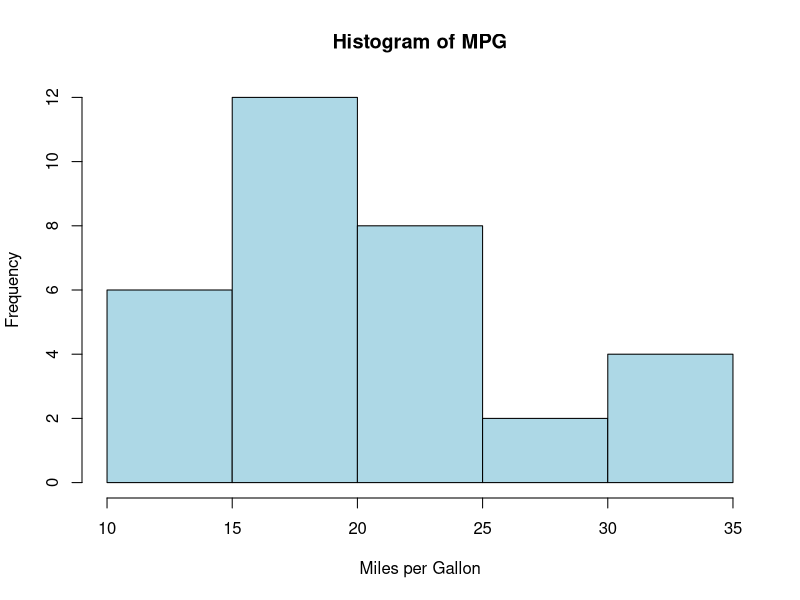
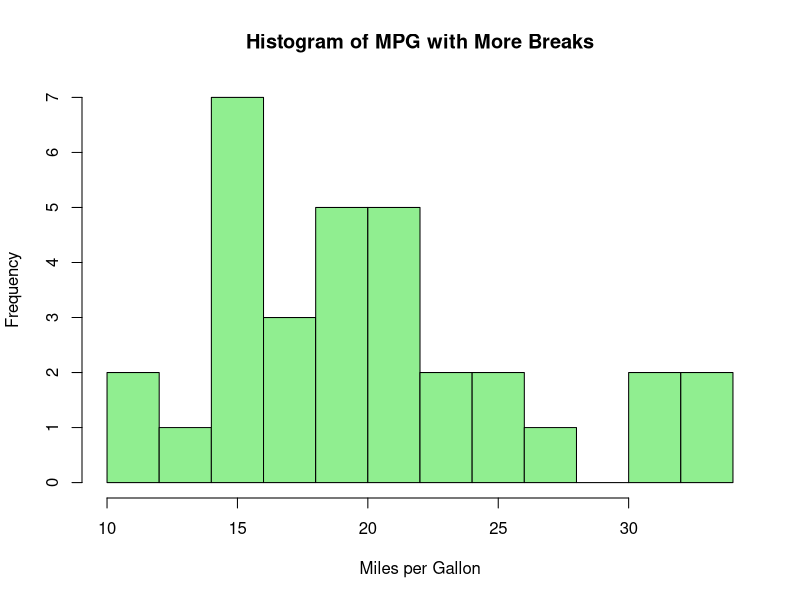
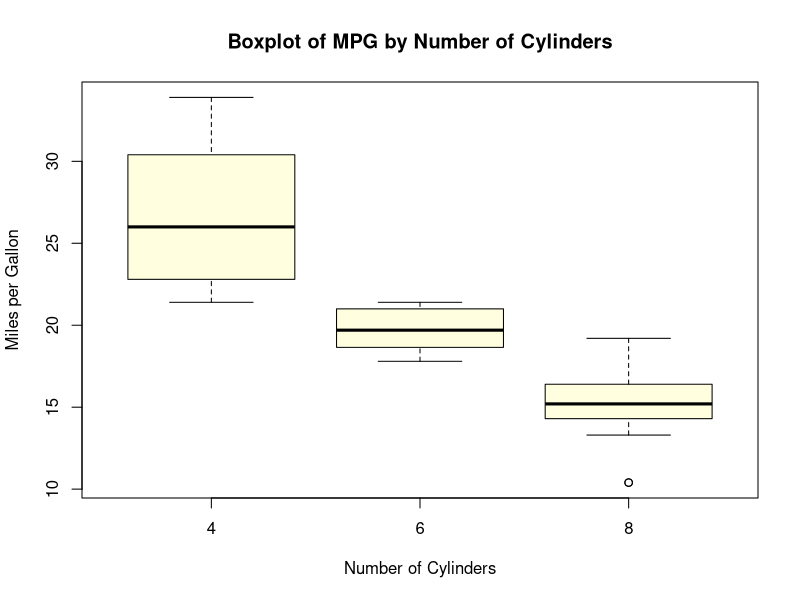
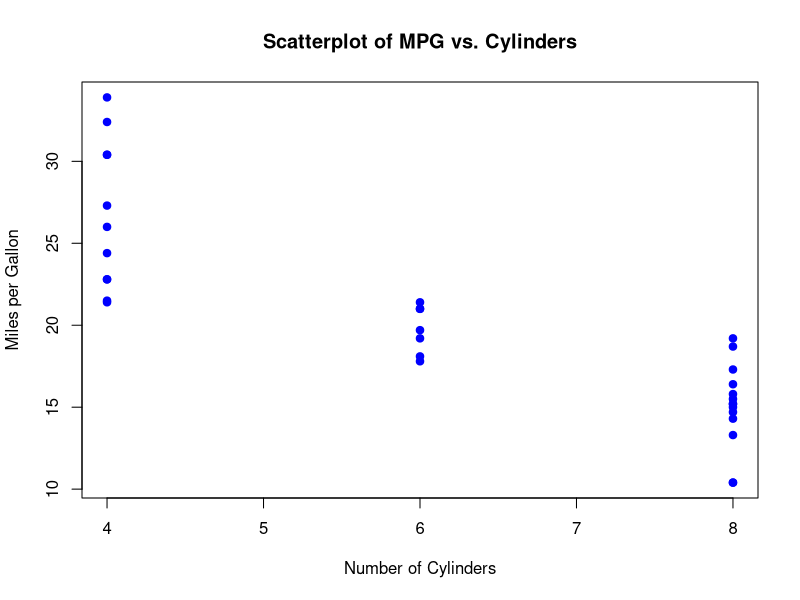
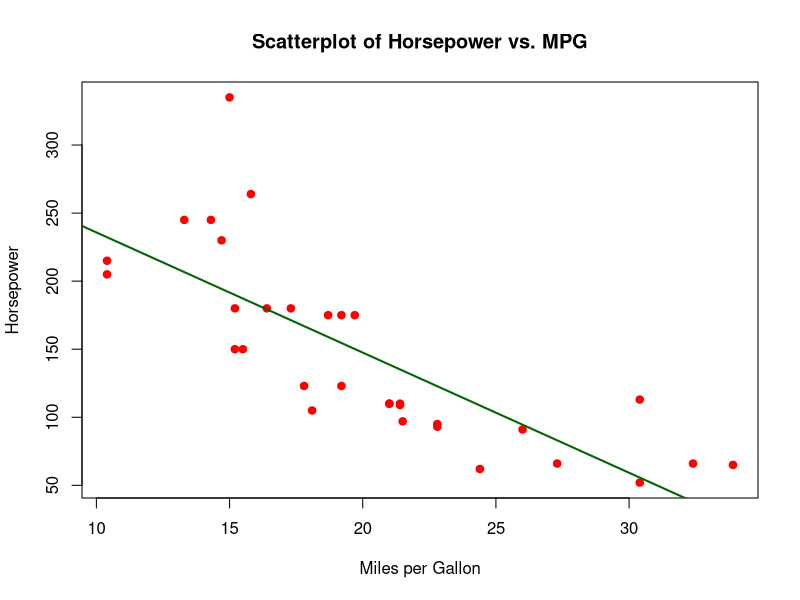

Write R code to recreate these figures, in order. (Note: a time limit stopped this script after it produced the figures.)
#===========================================
# Name: Jacob Jarrett 
# Homework 3
#===========================================

#------------------------------------------------------
# Topic 1 - Part 1 - Slide 1: mtcars Plotting
#------------------------------------------------------

# (a) Assign the mtcars dataset to 'mydata'
mydata <- mtcars

# (b) Inspect the dataset
cat("\n--- mtcars: Head, Tail, and Summary ---\n")
head(mydata)
tail(mydata)
summary(mydata)

# (c) Create a histogram of 'mpg'
hist(mydata$mpg,
     main = "Histogram of MPG",
     xlab = "Miles per Gallon",
     col  = "lightblue"
)

# (d) Create a histogram of 'mpg' with more breaks
hist(mydata$mpg,
     breaks = 15,
     main = "Histogram of MPG with More Breaks",
     xlab = "Miles per Gallon",
     col  = "lightgreen"
)

# (e) Create a boxplot of 'mpg' for each number of cylinders
boxplot(mydata$mpg ~ mydata$cyl,
        main = "Boxplot of MPG by Number of Cylinders",
        xlab = "Number of Cylinders",
        ylab = "Miles per Gallon",
        col  = "lightyellow"
)

# (f) Create a scatterplot of 'mpg' vs. 'cyl'
plot(mydata$cyl, mydata$mpg,
     main = "Scatterplot of MPG vs. Cylinders",
     xlab = "Number of Cylinders",
     ylab = "Miles per Gallon",
     pch  = 19,
     col  = "blue"
)

# (g) Plot horsepower vs mpg and add a regression line
plot(mydata$mpg, mydata$hp,
     main = "Scatterplot of Horsepower vs. MPG",
     xlab = "Miles per Gallon",
     ylab = "Horsepower",
     pch  = 19,
     col  = "red"
)
hp_model <- lm(hp ~ mpg, data = mydata)
abline(hp_model, col = "darkgreen", lwd = 2)

#------------------------------------------------------
# Topic 1 - Part 1 - Slide 2: iris Data Manipulation
#------------------------------------------------------

cat("\n--- iris: Head, Tail, and Summary ---\n")
head(iris)
tail(iris)
summary(iris)

# (b) Filter for Species 'versicolor' and store in iris.vers
iris.vers <- subset(iris, Species == "versicolor")

# (c) Create 'sepal.dif' (Sepal.Length - Sepal.Width)
sepal.dif <- iris.vers$Sepal.Length - iris.vers$Sepal.Width

# (d) Add new column 'sepal.dif' to 'iris.vers'
iris.vers$sepal.dif <- sepal.dif

# (e) Filter for 'virginica' with Sepal.Width > 3.5
iris.filtered <- subset(iris, Species == "virginica" & Sepal.Width > 3.5)

# (f) Rows where integer part of Sepal.Length is odd
iris.odd <- subset(iris, as.integer(Sepal.Length) %% 2 == 1)

# (g) Calculate the mean of each numeric variable in iris
numeric_cols <- sapply(iris, is.numeric)
mean_values  <- sapply(iris[, numeric_cols], mean)
cat("\n--- Means of Numeric Variables in iris ---\n")
print(mean_values)

#------------------------------------------------------
# Topic 1 - Part 1 - Slide 3: Nested if...else (Age)
#------------------------------------------------------

# 1. Prompt the user to enter their age and ensure it's numeric
my.age <- as.integer(readline(prompt = "\nPlease Enter your Age: "))

# 2. Loop until a valid numeric age is entered
while (is.na(my.age)) {
  cat("Invalid input. Please enter a valid numeric age.\n")
  my.age <- as.integer(readline(prompt = "Please Enter your Age: "))
}

# 3. Evaluate input using nested if...else
if (my.age < 18) {
  cat("You are Not a Major.\n")
  cat("You are Not Eligible to Work.\n")
} else if (my.age >= 18 && my.age <= 60) {
  cat("You are Eligible to Work.\n")
  cat("Please fill the Application Form and Email to us.\n")
} else if (my.age > 60) {
  cat("As per the Government Rules, You are too Old to Work.\n")
  cat("Please collect your pension!\n")
}

cat("This Message is from Outside the Nested IF Else Statement\n")

#------------------------------------------------------
# Topic 1 - Part 1 - Slide 4: if else() Apple Stocks
#------------------------------------------------------

# 1. Apple stock prices
apple <- c(109.49, 109.90, 109.11, 109.95, 111.03, 112.12)

# 2. ifelse() to decide if to buy each stock (<110 => buy)
decision <- ifelse(apple < 110, "buy the apple stock", "don't buy the apple stock")

cat("\n--- Apple Stock Decisions ---\n")
print(decision)

cat("\nAll code executed successfully!\n")
